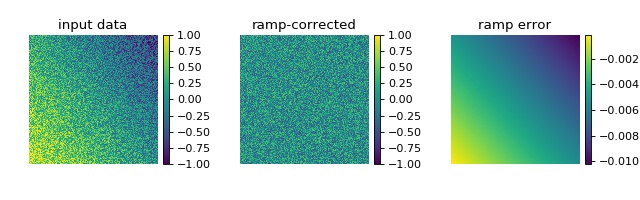

Python code for this plot:
"""Background image ramp correction

This example illustrates background ramp correction with qpimage.
In contrast to the 'simple_phase.py' example, the known background
data is not given to the :py:class:`qpimage.QPImage` class.
In this particular example, the background ramp correction achieves
an error of about 1% which is sufficient in most quantitative
phase imaging applications.
"""
import matplotlib.pylab as plt
import numpy as np
import qpimage

size = 200
# background phase image with a ramp
bg = np.repeat(np.linspace(0, 1, size), size).reshape(size, size)
bg = .6 * bg - .8 * bg.transpose() + .2
# phase image with random noise
rsobj = np.random.RandomState(47)
phase = rsobj.rand(size, size) - .5 + bg

# create QPImage instance
qpi = qpimage.QPImage(data=phase, which_data="phase")
qpi.compute_bg(which_data="phase",  # correct phase image
               fit_offset="fit",  # use bg offset from ramp fit
               fit_profile="ramp",  # perform 2D ramp fit
               border_px=5,  # use 5 px border around image
               )

# plot the properties of `qpi`
fig = plt.figure(figsize=(8, 2.5))
plot_kw = {"vmin": -1,
           "vmax": 1}

ax1 = plt.subplot(131, title="input data")
map1 = ax1.imshow(phase, **plot_kw)
plt.colorbar(map1, ax=ax1, fraction=.046, pad=0.04)

ax2 = plt.subplot(132, title="ramp-corrected")
map2 = ax2.imshow(qpi.pha, **plot_kw)
plt.colorbar(map2, ax=ax2, fraction=.046, pad=0.04)

ax3 = plt.subplot(133, title="ramp error")
map3 = ax3.imshow(bg - qpi.bg_pha)
plt.colorbar(map3, ax=ax3, fraction=.046, pad=0.04)

# disable axes
[ax.axis("off") for ax in [ax1, ax2, ax3]]

plt.tight_layout(pad=0, h_pad=0, w_pad=0)
plt.show()
